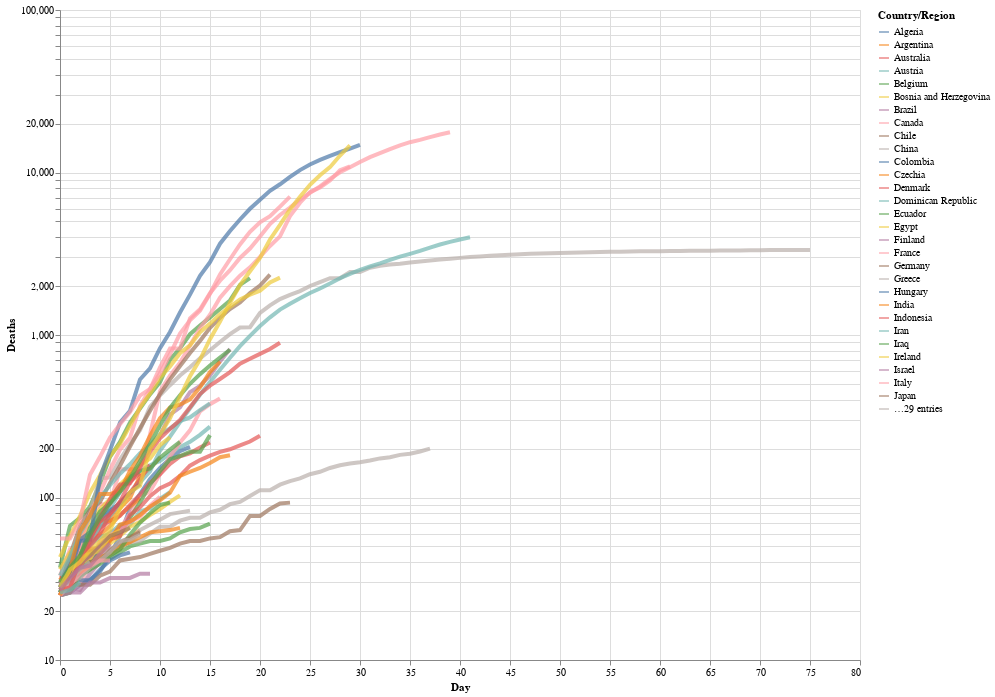

Notebook code cell kept with this figure:
### Code cell
# altair plot 
alt.Chart(deaths_long).mark_line(strokeWidth=4, opacity=0.7).encode(
    x=alt.X('Day'),
    y=alt.Y('Deaths', scale=alt.Scale(type='log')),
    color='Country/Region',
    tooltip=['Country/Region', 'Day','Deaths']
).properties(
    width=800,
    height=650
)

### Figure 1 — Vega-Lite specification as saved in the notebook (floating-point values rounded to 4 significant figures; data arrays with more than 128 entries replaced by an {"elided": "..."} marker saying what was removed)
{"config": {"view": {"continuousWidth": 400, "continuousHeight": 300}}, "data": {"name": "data-705fdf85bee15db3396a613d0879b254"}, "mark": {"type": "line", "opacity": 0.7, "strokeWidth": 4}, "encoding": {"color": {"type": "nominal", "field": "Country/Region"}, "tooltip": [{"type": "nominal", "field": "Country/Region"}, {"type": "quantitative", "field": "Day"}, {"type": "quantitative", "field": "Deaths"}], "x": {"type": "quantitative", "field": "Day"}, "y": {"type": "quantitative", "field": "Deaths", "scale": {"type": "log"}}}, "height": 650, "width": 800, "$schema": "https://vega.github.io/schema/vega-lite/v4.8.1.json", "datasets": {"data-705fdf85bee15db3396a613d0879b254": {"elided": "4524 records"}}}
